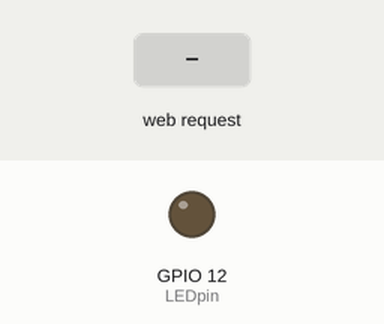
A sketch run on a simulated ESP32. Shown: output pins drawn as LEDs (lit = HIGH). Inputs (shaded band) come from the test bench. WiFi joins after 1.5 s; servers stay silent unless stated; not simulated (calls return 0 or success): ssid_password.h; what the sketch prints to the serial monitor is not drawn.

Above: at 2.7 s.
2.8 s: HTTP request GET /LEDurl received
At 3.6 s:
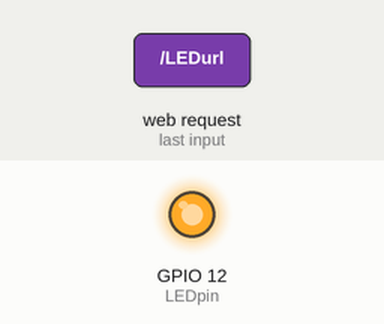
Timing chart, 0 to 5.8 s (numbered marks = the images above; inputs shaded):
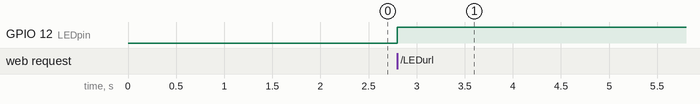

The sketch:

Listing7-4.ino
```cpp
/*******************************************************************************
 * Sketch name: XML HTTP request
 * Description: Control device from webpage
 * Created on:  February 2023
 * Author:      Neil Cameron
 * Book:        ESP32 Communication
 * Chapter :    7 - email and QR codes
 ******************************************************************************/

#include <WebServer.h>
WebServer server (80);
#include <ssid_password.h>
#include "buildpage.h"          // HTML code for webpage
int LEDstate = 0, LEDpin = 12;
String str;

void setup()
{
  Serial.begin(115200);
  pinMode(LEDpin, OUTPUT);
  WiFi.begin(ssid, password);
  while (WiFi.status() != WL_CONNECTED) delay(500);
  Serial.println(WiFi.localIP());
  server.begin();
  server.on("/", base);         // load default webpage
  server.on("/LEDurl", LEDfunct);
}

void base()           // function to transmit HTML code
{             //     for default webpage to client
  server.send(200, "text/html", page);
}

void LEDfunct()
{
  LEDstate = 1 - LEDstate;
  digitalWrite(LEDpin, LEDstate);
  str = (LEDstate == HIGH ? "ON" : "OFF");  // map LEDstate to ON or OFF
  server.send(200, "text/plain", str);    // server response to
}               //    client XML HTTP request

void loop()
{
  server.handleClient();
  delay(2);
}
```

buildpage.h
```cpp
char page[] PROGMEM = R"(
<!DOCTYPE html><html><head>
<meta name='viewport' content='width=device-width, initial-scale=1.0'>
<meta charset='UTF-8'>
</head>
<body>
<button onclick = 'update()'>LED</button>
<p><span id='LEDstate'>OFF</span></p>
<script>
function update()          // function called when button clicked
{
  var xhr = new XMLHttpRequest();     // XML HTTP request
  xhr.onreadystatechange = function()   // status of XML HTTP request
  {
    if (this.readyState == 4 && this.status == 200)
    document.getElementById('LEDstate').innerHTML = this.responseText;
  };                // identifier LEDstate updated
  xhr.open('GET', 'LEDurl', true);      // URL accessed
  xhr.send();           // transmit XML HTTP request
}
</script>
</body></html>
)";
```

Measured:
- after the input at 2.8 s, GPIO 12 (LEDpin): LOW → HIGH at once
